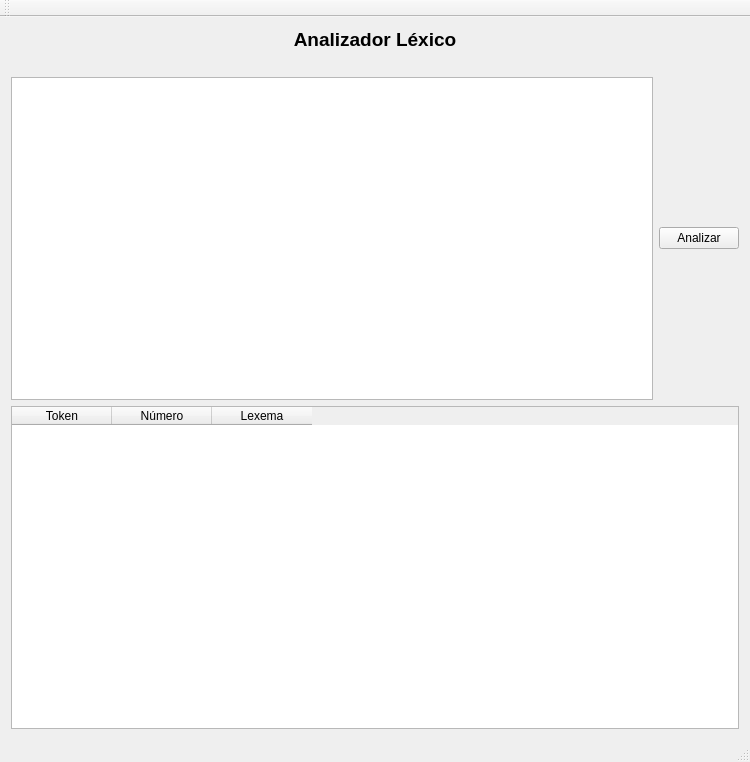
<?xml version="1.0" encoding="UTF-8"?>
<ui version="4.0">
 <class>MainWindow</class>
 <widget class="QMainWindow" name="MainWindow">
  <property name="geometry">
   <rect>
    <x>0</x>
    <y>0</y>
    <width>750</width>
    <height>762</height>
   </rect>
  </property>
  <property name="windowTitle">
   <string>LexicalAnalyzer</string>
  </property>
  <widget class="QWidget" name="centralWidget">
   <layout class="QGridLayout" name="gridLayout">
    <item row="0" column="0">
     <widget class="QLabel" name="Title">
      <property name="font">
       <font>
        <pointsize>14</pointsize>
        <weight>75</weight>
        <bold>true</bold>
       </font>
      </property>
      <property name="text">
       <string>Analizador Léxico</string>
      </property>
      <property name="alignment">
       <set>Qt::AlignCenter</set>
      </property>
     </widget>
    </item>
    <item row="1" column="0">
     <widget class="QLabel" name="label">
      <property name="text">
       <string/>
      </property>
     </widget>
    </item>
    <item row="2" column="0">
     <layout class="QVBoxLayout" name="verticalLayout">
      <item>
       <layout class="QHBoxLayout" name="horizontalLayout">
        <item>
         <widget class="QTextEdit" name="textTE"/>
        </item>
        <item>
         <widget class="QPushButton" name="analyzeBT">
          <property name="text">
           <string>Analizar</string>
          </property>
         </widget>
        </item>
       </layout>
      </item>
      <item>
       <widget class="QTableWidget" name="tokensTableTG">
        <column>
         <property name="text">
          <string>Token</string>
         </property>
        </column>
        <column>
         <property name="text">
          <string>Número</string>
         </property>
        </column>
        <column>
         <property name="text">
          <string>Lexema</string>
         </property>
        </column>
       </widget>
      </item>
     </layout>
    </item>
   </layout>
   <zorder>Title</zorder>
   <zorder>textTE</zorder>
   <zorder>analyzeBT</zorder>
   <zorder>tokensTableTG</zorder>
   <zorder>textTE</zorder>
   <zorder>textTE</zorder>
   <zorder>textTE</zorder>
   <zorder>textTE</zorder>
   <zorder></zorder>
   <zorder>label</zorder>
   <zorder>Title</zorder>
   <zorder>Title</zorder>
  </widget>
  <widget class="QMenuBar" name="menuBar">
   <property name="geometry">
    <rect>
     <x>0</x>
     <y>0</y>
     <width>750</width>
     <height>21</height>
    </rect>
   </property>
  </widget>
  <widget class="QToolBar" name="mainToolBar">
   <attribute name="toolBarArea">
    <enum>TopToolBarArea</enum>
   </attribute>
   <attribute name="toolBarBreak">
    <bool>false</bool>
   </attribute>
  </widget>
  <widget class="QStatusBar" name="statusBar"/>
 </widget>
 <layoutdefault spacing="6" margin="11"/>
 <resources/>
 <connections/>
</ui>
